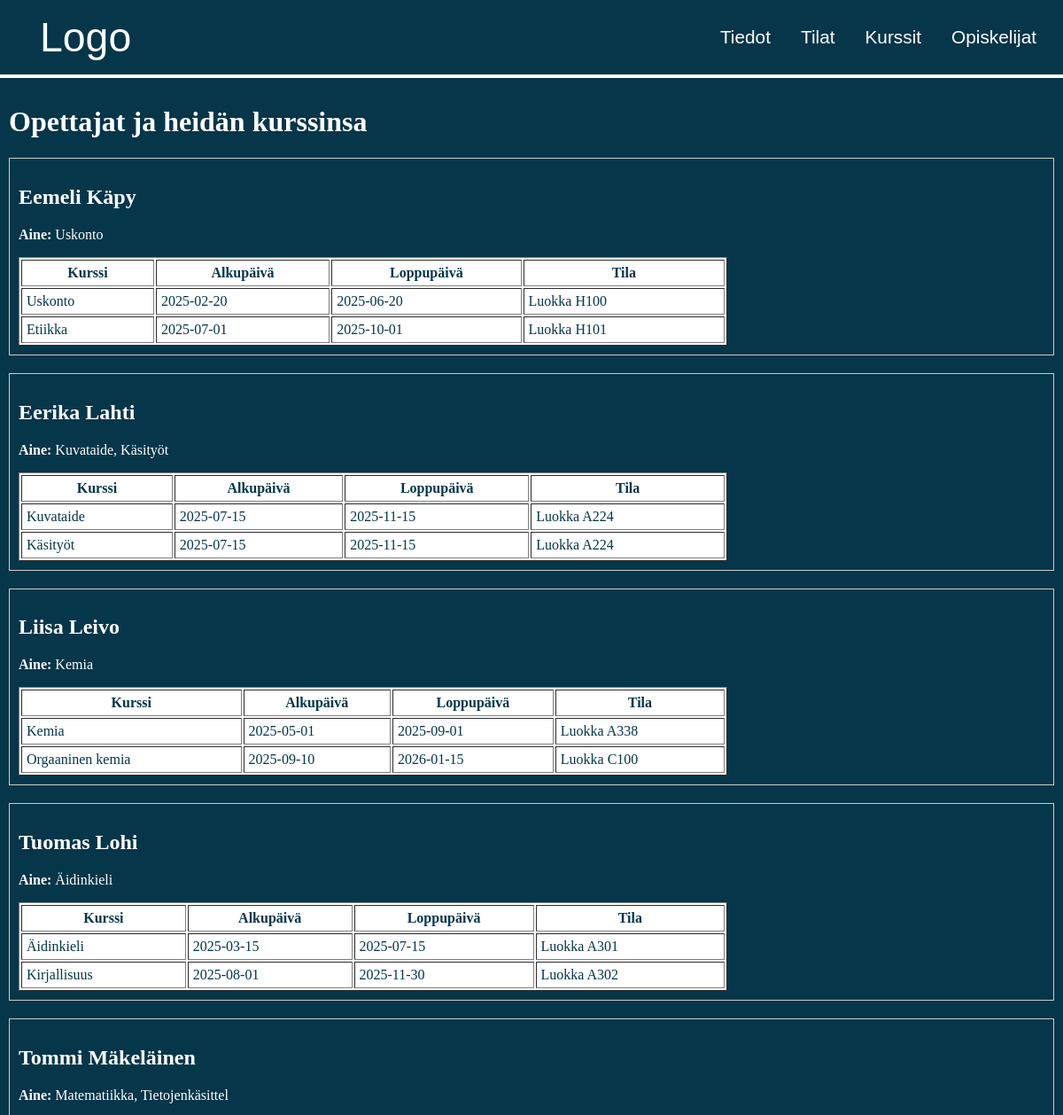
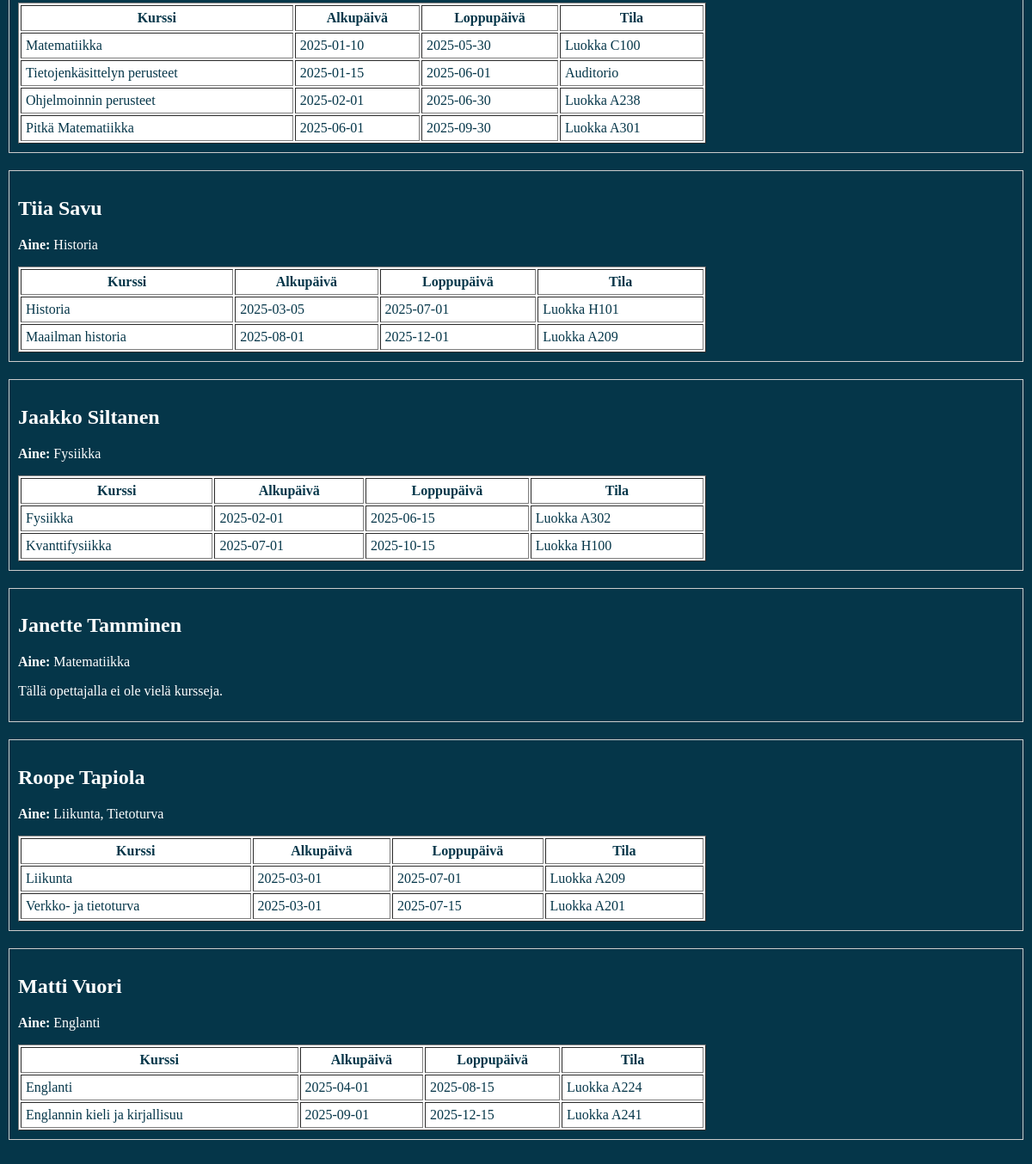
The app's page /Koodi/opettajat.php, older data (2 pictures, top to bottom).
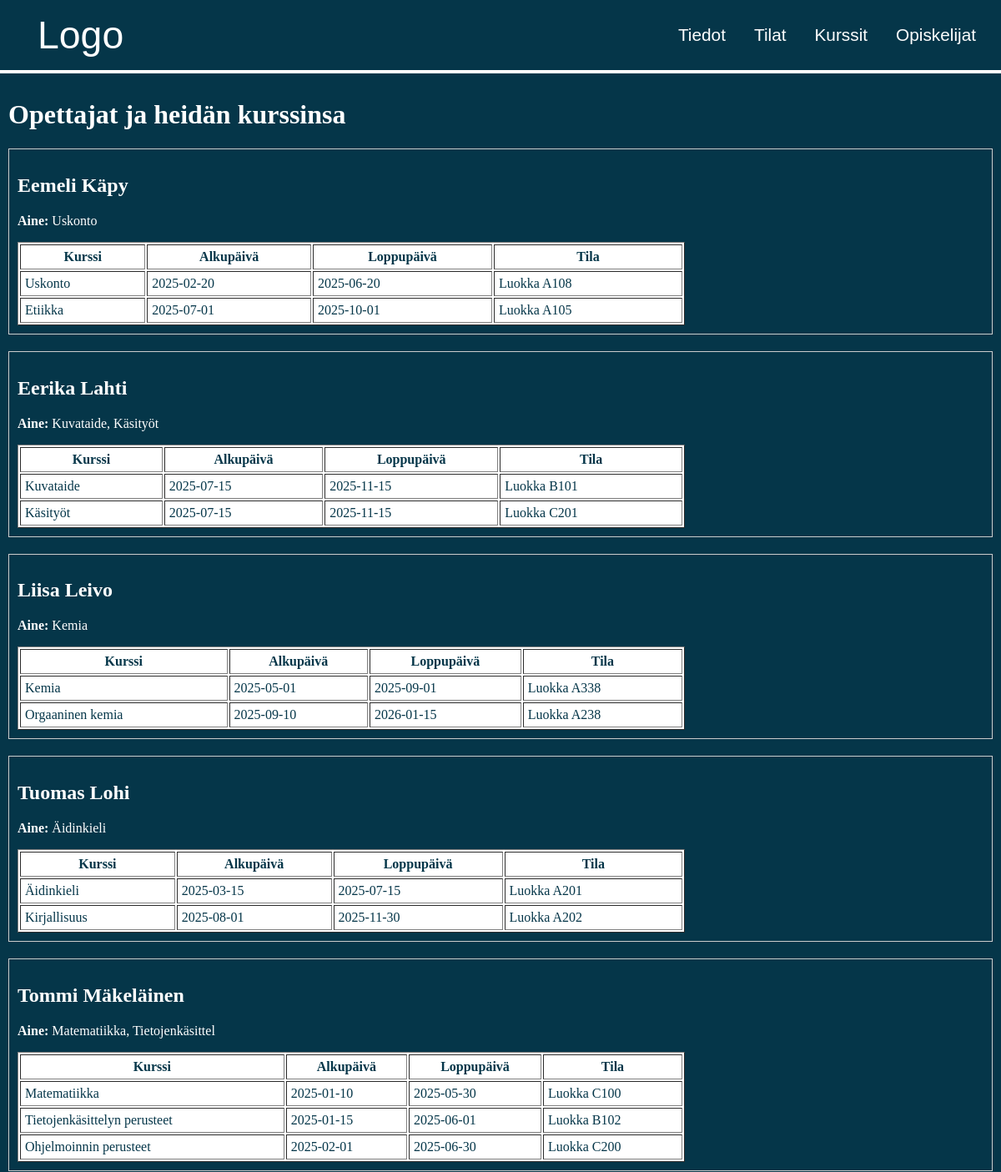
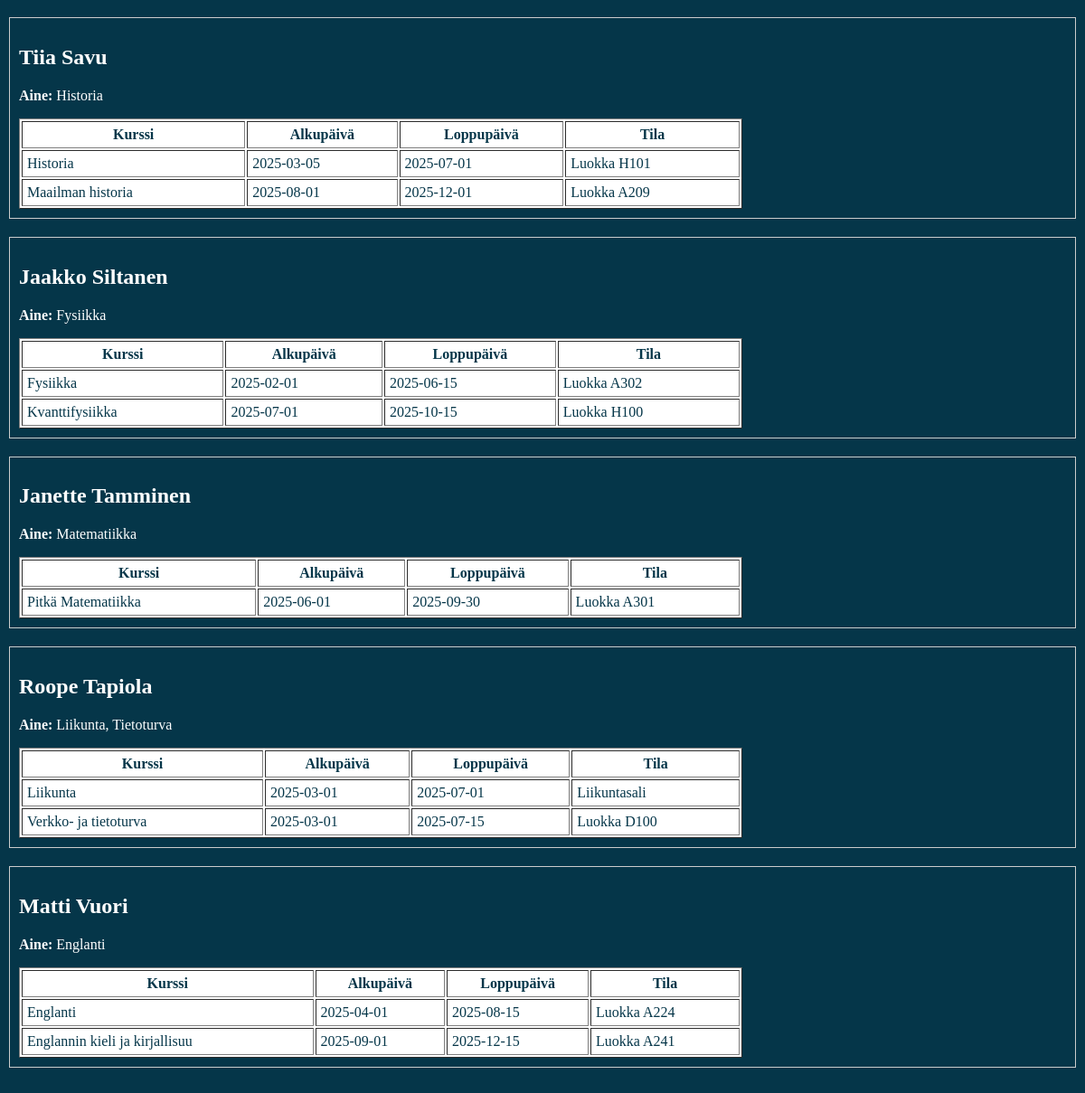
The same page, newer data (2 pictures, top to bottom).
### tables this page shows
CREATE TABLE `opettajat` (
  `Tunnusnumero` int(11) NOT NULL,
  `Etunimi` varchar(30) NOT NULL,
  `Sukunimi` varchar(30) NOT NULL,
  `Aine` varchar(30) NOT NULL
);

CREATE TABLE `kurssit` (
  `Tunnus` int(11) NOT NULL,
  `Nimi` varchar(30) NOT NULL,
  `Kuvaus` text NOT NULL,
  `Alkupaiva` date NOT NULL,
  `Loppupaiva` date NOT NULL,
  `Opettaja` int(11) NOT NULL,
  `Tila` int(11) NOT NULL
);

CREATE TABLE `tilat` (
  `Tunnus` int(11) NOT NULL,
  `Nimi` varchar(30) NOT NULL,
  `Kapasiteetti` int(11) NOT NULL
);

### Koodi/opettajat.php (the view, shortened to what this page needs)
<?php
include 'yhteys.php';
$sql = "SELECT Tunnusnumero, Etunimi, Sukunimi, Aine FROM opettajat ORDER BY Sukunimi, Etunimi";
$stmt = $yhteys->query($sql);
$opettajat = $stmt->fetchAll(PDO::FETCH_ASSOC);
?>
<!DOCTYPE html>
<html lang="fi">
<head>
    <link rel="stylesheet" href="styles.css">
</head>
<body>
    <div class="header">
        <a href="index.php" class="logo">Logo</a>
        <div class="items">
            <a href="tiedot.php">Tiedot</a>
            <a href="tilat.php">Tilat</a>
            <a href="kurssit.php">Kurssit</a>
            <a href="opiskelijat.php">Opiskelijat</a>
        </div>
    </div>
    <div class="content">
        <h1>Opettajat ja heidän kurssinsa</h1>
        <?php foreach ($opettajat as $opettaja): ?>
            <div class="teacher-box" style="border:1px solid #ccc; padding:10px; margin-bottom:20px;">
                <h2><?= htmlspecialchars($opettaja['Etunimi'] . ' ' . $opettaja['Sukunimi']) ?></h2>
                <p><strong>Aine:</strong> <?= htmlspecialchars($opettaja['Aine']) ?></p>
                <?php
                $sql2 = "SELECT k.Nimi, k.Alkupaiva, k.Loppupaiva, t.Nimi AS tila_nimi
                         FROM kurssit k
                         LEFT JOIN tilat t ON k.Tila = t.Tunnus
                         WHERE k.Opettaja = ?
                         ORDER BY k.Alkupaiva";
                $stmt2 = $yhteys->prepare($sql2);
                $stmt2->execute([$opettaja['Tunnusnumero']]);
                $kurssit = $stmt2->fetchAll(PDO::FETCH_ASSOC);
                ?>
                <?php if (empty($kurssit)): ?>
                    <p>Tällä opettajalla ei ole vielä kursseja.</p>
                <?php else: ?>
                    <table border="1" cellpadding="5" style="width:100%; max-width:800px; margin-top:10px;">
                        <tr>
                            <th>Kurssi</th>
                            <th>Alkupäivä</th>
                            <th>Loppupäivä</th>
                            <th>Tila</th>
                        </tr>
                        <?php foreach ($kurssit as $kurssi): ?>
                        <tr>
                            <td><?= htmlspecialchars($kurssi['Nimi']) ?></td>
                            <td><?= htmlspecialchars($kurssi['Alkupaiva']) ?></td>
                            <td><?= htmlspecialchars($kurssi['Loppupaiva']) ?></td>
                            <td><?= htmlspecialchars($kurssi['tila_nimi']) ?></td>
                        </tr>
                        <?php endforeach; ?>
                    </table>
                <?php endif; ?>
            </div>
        <?php endforeach; ?>
    </div>
</body>
</html>

### Koodi/styles.css (style rules this page uses)
html, body { margin: 0; padding: 0; min-height: 150vh; width: 100%; background-color: rgb(5, 54, 73); display: flex; flex-direction: column; }
.header { display: flex; justify-content: space-between; align-items: center; padding: 15px; background-color: rgb(5, 54, 73); border-bottom: 0.3rem solid white; }
.header a { padding: 10px 15px; transition: all 0.3s ease; }
.header a { margin: 0; color: white; text-decoration: none; font-size: 1.3rem; font-family: 'Gill Sans', 'Gill Sans MT', Calibri, 'Trebuchet MS', sans-serif; transition: all 0.3s ease; }
.header .logo { align-items: center; padding: 0; text-align: left; color: white; margin-left: 30px; text-decoration: none; font-size: 2.9rem; }
.content { color: white; padding: 10px; }
table, th, td { background-color: white; color: rgb(5, 54, 73); }

Row changes from the older to the newer data that the page shows:
changed kurssit "Uskonto": Tila.Nimi "Luokka H100" → "Luokka A108"
changed kurssit "Etiikka": Tila.Nimi "Luokka H101" → "Luokka A105"
changed kurssit "Kuvataide": Tila.Nimi "Luokka A224" → "Luokka B101"
changed kurssit "Käsityöt": Tila.Nimi "Luokka A224" → "Luokka C201"
changed kurssit "Orgaaninen kemia": Tila.Nimi "Luokka C100" → "Luokka A238"
changed kurssit "Äidinkieli": Tila.Nimi "Luokka A301" → "Luokka A201"
changed kurssit "Kirjallisuus": Tila.Nimi "Luokka A302" → "Luokka A202"
changed opettajat "Tommi Mäkeläinen": loses kurssit (Nimi "Pitkä Matematiikka", Alkupaiva "2025-06-01", Loppupaiva "2025-09-30", Tila.Nimi "Luokka A301")
changed kurssit "Tietojenkäsittelyn perusteet": Tila.Nimi "Auditorio" → "Luokka B102"
changed kurssit "Ohjelmoinnin perusteet": Tila.Nimi "Luokka A238" → "Luokka C200"
changed opettajat "Janette Tamminen": gains kurssit (Nimi "Pitkä Matematiikka", Alkupaiva "2025-06-01", Loppupaiva "2025-09-30", Tila.Nimi "Luokka A301"); text "Tällä opettajalla ei ole vielä kursseja." → "Kurssi Alkupäivä Loppupäivä Tila"
changed kurssit "Liikunta": Tila.Nimi "Luokka A209" → "Liikuntasali"
changed kurssit "Verkko- ja tietoturva": Tila.Nimi "Luokka A201" → "Luokka D100"
